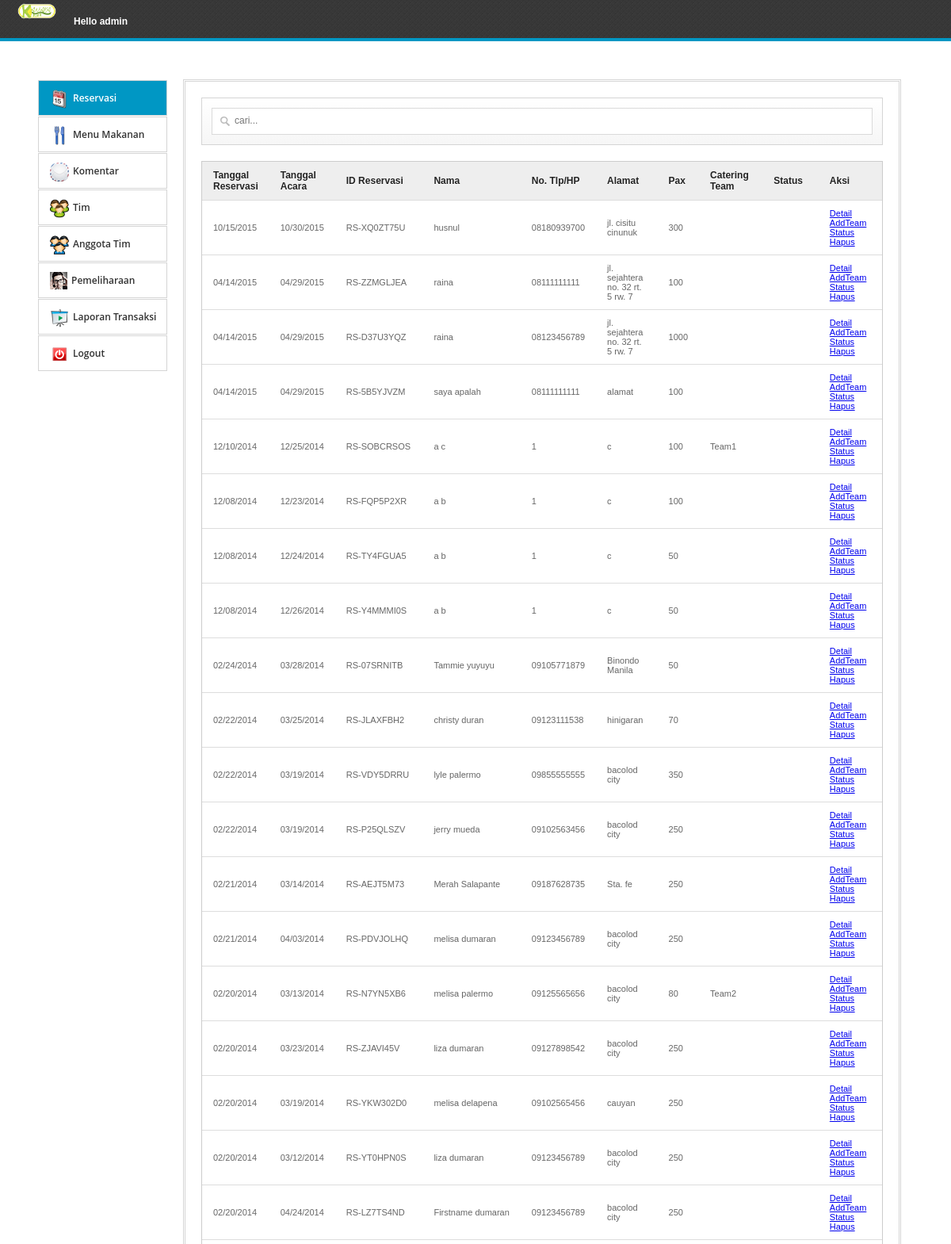
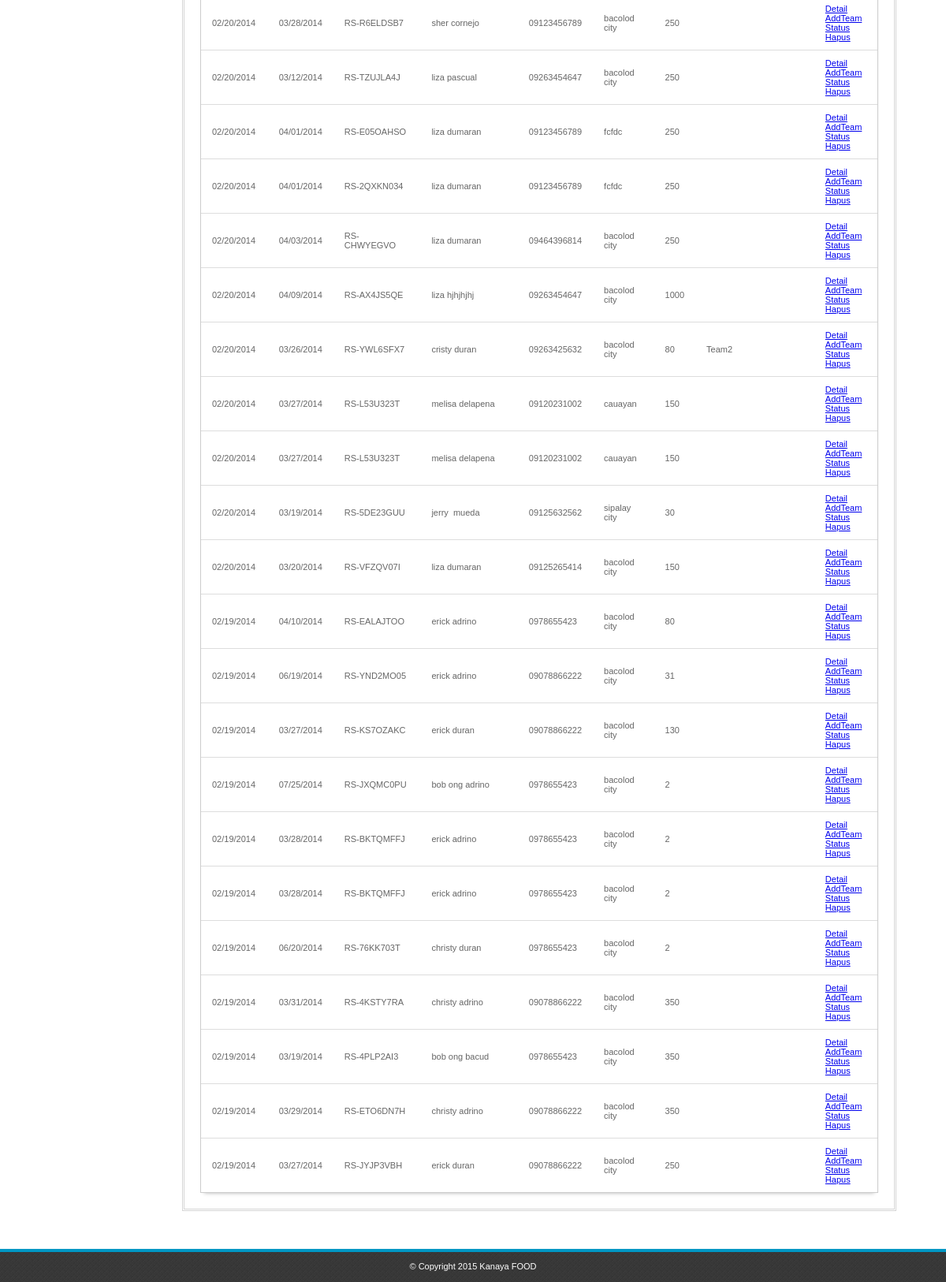
The page /admin/index.php (signed in) on the database its author committed (2 pictures, top to bottom).
### tables this page shows
CREATE TABLE `reservation` (
  `id` int(11) NOT NULL AUTO_INCREMENT,
  `res_id` varchar(100) NOT NULL,
  `firstname` varchar(100) NOT NULL,
  `lastname` varchar(100) NOT NULL,
  `address` varchar(100) NOT NULL,
  `contact` varchar(100) NOT NULL,
  `motif` varchar(100) NOT NULL,
  `venueaddress` varchar(100) NOT NULL,
  `type_events` varchar(100) NOT NULL,
  `type_res` varchar(100) NOT NULL,
  `date` varchar(100) NOT NULL,
  `pax` varchar(100) NOT NULL,
  `combo` int(11) NOT NULL,
  `amount` varchar(100) NOT NULL,
  `type_catering` varchar(100) NOT NULL,
  `team` varchar(100) NOT NULL,
  `status` varchar(100) NOT NULL,
  `time` varchar(100) NOT NULL,
  `resdate` varchar(100) NOT NULL,
  PRIMARY KEY (`id`)
);

### admin/reservation.php (the view, shortened to what this page needs)
<table id="resultTable" data-responsive="table">
    <thead>
        <tr>
            <th width="3%"> Tanggal Reservasi </th>
            <th width="3%"> Tanggal Acara </th>
            <th width="21%"> ID Reservasi </th>
            <th width="11%"> Nama </th>
            <th width="11%"> No. Tlp/HP </th>
            <th width="11%"> Alamat </th>
            <th width="5%"> Pax </th>
            <th width="11%"> Catering Team </th>
            <th width="11%"> Status </th>
            <th width="12%"> Aksi </th>
        </tr>
    </thead>
    <tbody>
        <?php
        include('../connect.php');
        $result = $db->prepare("SELECT * FROM reservation ORDER BY id DESC");
        $result->execute();
        for ($i = 0; $row = $result->fetch(); $i++) {
            ?>
            <tr class="record">
                <td><?php echo $row['resdate']; ?></td>
                <td><?php echo $row['date']; ?></td>
                <td><?php echo $row['res_id']; ?></td>
                <td><?php echo $row['firstname']; ?>&nbsp;<?php echo $row['lastname']; ?></td>
                <td><?php echo $row['contact']; ?></td>
                <td><?php echo $row['address']; ?></td>
                <td><?php echo $row['pax']; ?></td>
                <td><?php echo $row['team']; ?></td>
                <td><?php echo $rStatus[$row['status']]; ?></td>
                <td>
                    <a rel="facebox" href="details.php?res=<?php echo $row['res_id']; ?>">Detail</a><br>
                    <a rel="facebox" href="eteam.php?res=<?php echo $row['res_id']; ?>">AddTeam</a><br>
                    <a rel="facebox" href="editstatus.php?res=<?php echo $row['res_id']; ?>">Status</a><br>
                    <a href="#" id="<?php echo $row['id']; ?>" class="delbutton" title="Klik untuk menghapus">Hapus</a>
                </td>
            </tr>
            <?php
        }
        ?>
    </tbody>
</table>

### admin/index.php (shortened to what this page needs)
<html>
    <head>
        <link rel="stylesheet" href="admin.css">
        <link href="src/facebox.css" media="screen" rel="stylesheet" type="text/css" />
    </head>
    <body>
        <?php
        $actv1 = $actv2 = $actv3 = $actv4 = $actv5 = $actv6 = $actv7 = $actv8 = "";
        if (isset($_REQUEST['ask']) && trim($_REQUEST['ask']) != '') {
            switch (trim($_REQUEST['ask'])) {
                case 'menu':
                    $fl = 'menu.php';
                    $actv2 = 'class="active"';
                    break;
                case 'menuorders':
                    $fl = 'menuorders.php';
                    $actv3 = 'class="active"';
                    break;
                case 'suggestions':
                    $fl = 'suggestions.php';
                    $actv4 = 'class="active"';
                    break;
                case 'team':
                    $fl = 'team.php';
                    $actv5 = 'class="active"';
                    break;
                case 'teammember':
                    $fl = 'teammember.php';
                    $actv6 = 'class="active"';
                    break;
                case 'adminaccount':
                    $fl = 'adminaccount.php';
                    $actv7 = 'class="active"';
                    break;
                case 'report':
                    $fl = 'report.php';
                    $actv8 = 'class="active"';
                    break;
                case 'edit':
                    $fl = 'edit.php';
                    break;
                case 'export':
                    $fl = 'backup/export.php';
                    break;
                case 'import':
                    $fl = 'backup/import.php';
                    break;
                default:
            }
        } else {
            $fl = 'reservation.php';
            $actv1 = 'class="active"';
        }
        ?>
        <div id="top">
            <div class="logo">
                <img src="../images/logo.png">
                <span style="float:right; color:#FFFFFF; font-weight:bold; display: inline-block; padding: 20px 0 0 20px;">
                    Hello <?php echo $_SESSION['USERNAME'] ?>
                </span>
            </div>
        </div>
        <div class="container clearfix">
            <div class="one-third1 column">
                <ul>
                    <li <?php echo $actv1 ?>><a href="index.php"><img alt="" src="img/home.png"><span>Reservasi</span></a></li>
                    <li <?php echo $actv2 ?>><a href="index.php?ask=menu"><img alt="" src="img/page.png"><span>Menu Makanan</span></a></li>
                    <li <?php echo $actv4 ?>><a href="index.php?ask=suggestions"><img alt="" src="img/mesage.png"><span>Komentar</span></a></li>
                    <li <?php echo $actv5 ?>><a href="index.php?ask=team"><img alt="" src="img/team.png"><span>Tim</span></a></li>
                    <li <?php echo $actv6 ?>><a href="index.php?ask=teammember"><img alt="" src="img/user.png"><span>Anggota Tim</span></a></li>
                    <?php
                    $sessPwr = $_SESSION['POWER'];
                    if ($sessPwr == 1) {
                        ?>
                        <li <?php echo $actv7 ?>><a href="index.php?ask=adminaccount"><img alt="" src="img/userpic.png"><span>Pemeliharaan</span></a></li>
                        <?php
                    }
                    ?>
                    <li <?php echo $actv8 ?>><a href="index.php?ask=report"><img alt="" src="img/slider.png"><span>Laporan Transaksi</span></a></li>
                    <li><a href="../index.php"><img alt="" src="img/logout.png"><span>Logout</span></a></li>
                </ul>
            </div>
            <div class="two-thirds1 column">
                <div class="thewraper">
                    <div id="formdesign"><input type="text" name="filter" value="" id="filter" placeholder="cari..." autocomplete="off" /></div>
                    <?php
                    include $fl;
                    ?>
                </div>
            </div>
        </div>
        <div id="footer">
            <div class="copyrights">&copy; Copyright 2015 Kanaya FOOD </div>
        </div>
    </body>
</html>

### admin/admin.css (style rules this page uses)
* { -moz-transition: width 1s ease-in-out, left 1.5s ease-in-out; -webkit-transition: width 1s ease-in-out, left 1.5s ease-in-out; -moz-transition: width 1s ease-in-out, left 1.5s ease-in-out; -o-transition: width 1s ease-in-out, left 1.5s ease-in-out; transition: width 1s ease-in-out, left 1.5s ease-in-out; }
body { margin: 0; color: #555555; font-family: Arial,Helvetica,sans-serif; font-size: 12px; }
#top { border-bottom: 4px solid #0097C4; height: 48px; background: url("img/dark.png") repeat scroll 0 0 rgba(0, 0, 0, 0); margin-bottom: 48px; }
#footer { border-top: 4px solid #0097C4; height: 38px; background: url("img/dark.png") repeat scroll 0 0 rgba(0, 0, 0, 0); margin-top: 48px; }
.copyrights { display: block; width: 100%; text-align: center; padding-top: 12px; color: #FFFFFF; font-size: 11px; }
.logo { float: left; width: auto; margin-left: 20px; }
.logo img { width: 53px; margin-top: 4px; }
.one-third1 ul { height: auto; margin: 0; padding: 0; list-style: none outside none; }
.one-third1 ul li { margin-top: 1px; position: relative; line-height: 20px; }
.active { background: none repeat scroll 0 0 #0097C4; }
.active a { color: #ffffff !important; }
.one-third1 ul li a { border: 1px solid #D5D5D5; color: #333333; display: block; font-family: 'Open Sans',sans-serif; font-size: 12px; font-weight: 600; padding: 11px 14px; text-decoration: none; }
.one-third1 ul li a img { float: left; margin-right: 5px; }
.one-third1 ul li a span { display: block; white-space: nowrap; margin-top: 1px; }
#formdesign { background: linear-gradient(to bottom, #FFFFFF 0%, #F6F6F6 100%) repeat scroll 0 0 rgba(0, 0, 0, 0); border: 1px solid #D5D5D5; padding: 12px; position: relative; margin: 20px 0; }
#filter { -moz-box-sizing: border-box; background: url("img/big_search.png") no-repeat scroll 10px 10px #FFFFFF; box-shadow: none; display: block; font-size: 12px; height: 34px; margin: 0; padding: 9px 140px 9px 28px; width: 100%; border: 1px solid #DADADA; transition: border 0.2s linear 0s, box-shadow 0.2s linear 0s; padding-top: 6px; }
table { border-collapse: separate; background-color: #FFFFFF; border-spacing: 0; max-width: 100%; }
#resultTable { color: #666666; text-shadow: 0 1px 0 #FFFFFF; width: 100%; border: 1px solid #CCCCCC; box-shadow: 0 5px 5px -5px rgba(0, 0, 0, 0.3); }
#resultTable thead tr th { background: none repeat scroll 0 0 #EEEEEE; color: #222222; padding: 10px 14px; text-align: left; border-top: 0 none; font-size: 12px; }
#resultTable tbody tr td { background-color: #FFFFFF; font-size: 11px; text-align: left; padding: 10px 14px; border-top: 1px solid #DDDDDD; }
.container .column, .container .columns { float: left; display: inline; margin-left: 10px; margin-right: 10px; }
.container { position: relative; width: 1124px; margin: 0 auto; padding: 0; }
.container .one-third1.column { width: 163px; }
.container .two-thirds1.column { width: 900px; border: double #D5D5D5; padding-bottom: 20px; }
.thewraper { margin: 0 20px; }
input { border: 1px solid #000000; width: 270px; padding: 5px; margin-bottom: 10px; }
.container:after { content: "\0020"; display: block; height: 0; clear: both; visibility: hidden; }
.clearfix:before, .clearfix:after, .row:before, .row:after { content: '\0020'; display: block; overflow: hidden; visibility: hidden; width: 0; height: 0; }
.row:after, .clearfix:after { clear: both; }
.row, .clearfix { zoom: 1; }

### rows shown on the page
reservation: resdate "10/15/2015", date "10/30/2015", res "RS-XQ0ZT75U", firstname "husnul", contact "08180939700", address "jl. cisitu cinunuk", pax "300"
reservation: resdate "04/14/2015", date "04/29/2015", res "RS-ZZMGLJEA", firstname "raina", contact "08111111111", address "jl. sejahtera no. 32 rt. 5 rw. 7", pax "100"
reservation: resdate "04/14/2015", date "04/29/2015", res "RS-D37U3YQZ", firstname "raina", contact "08123456789", address "jl. sejahtera no. 32 rt. 5 rw. 7", pax "1000"
reservation: resdate "04/14/2015", date "04/29/2015", res "RS-5B5YJVZM", firstname "saya", lastname "apalah", contact "08111111111", address "alamat", pax "100"
reservation: resdate "12/10/2014", date "12/25/2014", res "RS-SOBCRSOS", firstname "a", lastname "c", contact "1", address "c", pax "100", team "Team1"
reservation: resdate "12/08/2014", date "12/23/2014", res "RS-FQP5P2XR", firstname "a", lastname "b", contact "1", address "c", pax "100"
reservation: resdate "12/08/2014", date "12/24/2014", res "RS-TY4FGUA5", firstname "a", lastname "b", contact "1", address "c", pax "50"
reservation: resdate "12/08/2014", date "12/26/2014", res "RS-Y4MMMI0S", firstname "a", lastname "b", contact "1", address "c", pax "50"
reservation: resdate "02/24/2014", date "03/28/2014", res "RS-07SRNITB", firstname "Tammie", lastname "yuyuyu", contact "09105771879", address "Binondo Manila", pax "50"
reservation: resdate "02/22/2014", date "03/25/2014", res "RS-JLAXFBH2", firstname "christy", lastname "duran", contact "09123111538", address "hinigaran", pax "70"
reservation: resdate "02/22/2014", date "03/19/2014", res "RS-VDY5DRRU", firstname "lyle", lastname "palermo", contact "09855555555", address "bacolod city", pax "350"
reservation: resdate "02/22/2014", date "03/19/2014", res "RS-P25QLSZV", firstname "jerry", lastname "mueda", contact "09102563456", address "bacolod city", pax "250"
reservation: resdate "02/21/2014", date "03/14/2014", res "RS-AEJT5M73", firstname "Merah", lastname "Salapante", contact "09187628735", address "Sta. fe", pax "250"
reservation: resdate "02/21/2014", date "04/03/2014", res "RS-PDVJOLHQ", firstname "melisa", lastname "dumaran", contact "09123456789", address "bacolod city", pax "250"
reservation: resdate "02/20/2014", date "03/13/2014", res "RS-N7YN5XB6", firstname "melisa", lastname "palermo", contact "09125565656", address "bacolod city", pax "80", team "Team2"
reservation: resdate "02/20/2014", date "03/23/2014", res "RS-ZJAVI45V", firstname "liza", lastname "dumaran", contact "09127898542", address "bacolod city", pax "250"
reservation: resdate "02/20/2014", date "03/19/2014", res "RS-YKW302D0", firstname "melisa", lastname "delapena", contact "09102565456", address "cauyan", pax "250"
reservation: resdate "02/20/2014", date "03/12/2014", res "RS-YT0HPN0S", firstname "liza", lastname "dumaran", contact "09123456789", address "bacolod city", pax "250"
reservation: resdate "02/20/2014", date "04/24/2014", res "RS-LZ7TS4ND", firstname "Firstname", lastname "dumaran", contact "09123456789", address "bacolod city", pax "250"
reservation: resdate "02/20/2014", date "03/28/2014", res "RS-R6ELDSB7", firstname "sher", lastname "cornejo", contact "09123456789", address "bacolod city", pax "250"
reservation: resdate "02/20/2014", date "03/12/2014", res "RS-TZUJLA4J", firstname "liza", lastname "pascual", contact "09263454647", address "bacolod city", pax "250"
reservation: resdate "02/20/2014", date "04/01/2014", res "RS-E05OAHSO", firstname "liza", lastname "dumaran", contact "09123456789", address "fcfdc", pax "250"
reservation: resdate "02/20/2014", date "04/01/2014", res "RS-2QXKN034", firstname "liza", lastname "dumaran", contact "09123456789", address "fcfdc", pax "250"
reservation: resdate "02/20/2014", date "04/03/2014", res "RS-CHWYEGVO", firstname "liza", lastname "dumaran", contact "09464396814", address "bacolod city", pax "250"
reservation: resdate "02/20/2014", date "04/09/2014", res "RS-AX4JS5QE", firstname "liza", lastname "hjhjhjhj", contact "09263454647", address "bacolod city", pax "1000"
reservation: resdate "02/20/2014", date "03/26/2014", res "RS-YWL6SFX7", firstname "cristy", lastname "duran", contact "09263425632", address "bacolod city", pax "80", team "Team2"
reservation: resdate "02/20/2014", date "03/27/2014", res "RS-L53U323T", firstname "melisa", lastname "delapena", contact "09120231002", address "cauayan", pax "150"
reservation: resdate "02/20/2014", date "03/27/2014", res "RS-L53U323T", firstname "melisa", lastname "delapena", contact "09120231002", address "cauayan", pax "150"
reservation: resdate "02/20/2014", date "03/19/2014", res "RS-5DE23GUU", firstname "jerry", lastname "mueda", contact "09125632562", address "sipalay city", pax "30"
reservation: resdate "02/20/2014", date "03/20/2014", res "RS-VFZQV07I", firstname "liza", lastname "dumaran", contact "09125265414", address "bacolod city", pax "150"
reservation: resdate "02/19/2014", date "04/10/2014", res "RS-EALAJTOO", firstname "erick", lastname "adrino", contact "0978655423", address "bacolod city", pax "80"
reservation: resdate "02/19/2014", date "06/19/2014", res "RS-YND2MO05", firstname "erick", lastname "adrino", contact "09078866222", address "bacolod city", pax "31"
reservation: resdate "02/19/2014", date "03/27/2014", res "RS-KS7OZAKC", firstname "erick", lastname "duran", contact "09078866222", address "bacolod city", pax "130"
reservation: resdate "02/19/2014", date "07/25/2014", res "RS-JXQMC0PU", firstname "bob ong", lastname "adrino", contact "0978655423", address "bacolod city", pax "2"
reservation: resdate "02/19/2014", date "03/28/2014", res "RS-BKTQMFFJ", firstname "erick", lastname "adrino", contact "0978655423", address "bacolod city", pax "2"
reservation: resdate "02/19/2014", date "03/28/2014", res "RS-BKTQMFFJ", firstname "erick", lastname "adrino", contact "0978655423", address "bacolod city", pax "2"
reservation: resdate "02/19/2014", date "06/20/2014", res "RS-76KK703T", firstname "christy", lastname "duran", contact "0978655423", address "bacolod city", pax "2"
reservation: resdate "02/19/2014", date "03/31/2014", res "RS-4KSTY7RA", firstname "christy", lastname "adrino", contact "09078866222", address "bacolod city", pax "350"
reservation: resdate "02/19/2014", date "03/19/2014", res "RS-4PLP2AI3", firstname "bob ong", lastname "bacud", contact "0978655423", address "bacolod city", pax "350"
reservation: resdate "02/19/2014", date "03/29/2014", res "RS-ETO6DN7H", firstname "christy", lastname "adrino", contact "09078866222", address "bacolod city", pax "350"
reservation: resdate "02/19/2014", date "03/27/2014", res "RS-JYJP3VBH", firstname "erick", lastname "duran", contact "09078866222", address "bacolod city", pax "250"

### other values the page prints
$_SESSION['USERNAME'] "admin"
